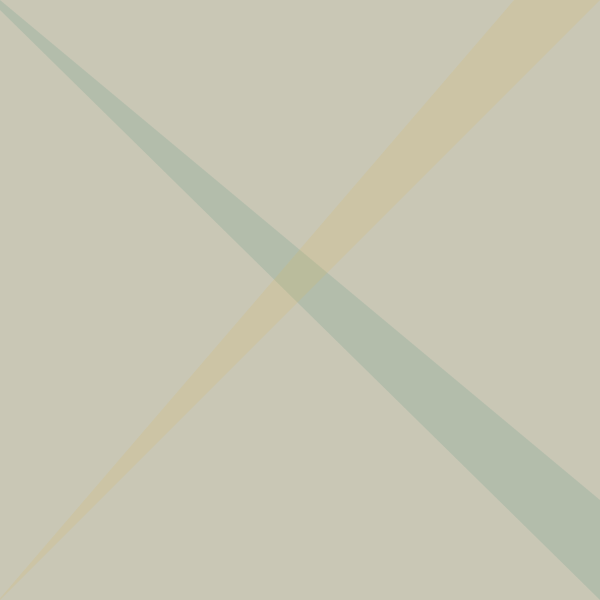
Frame 1 (no input)
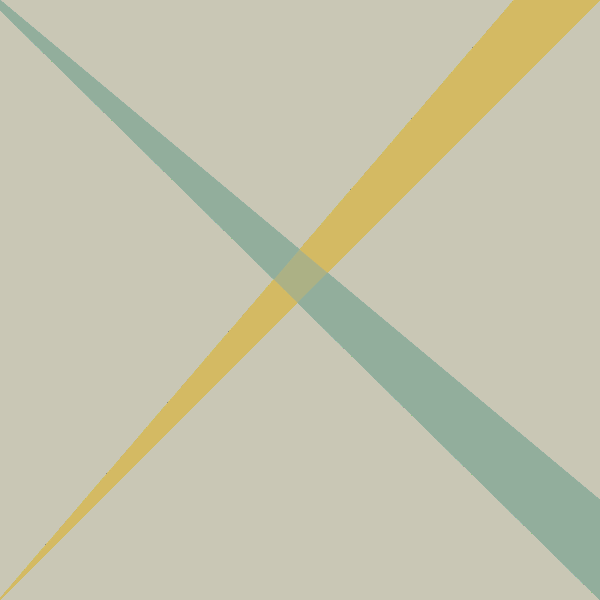
Frame 60 (the mouse pressed at the canvas centre just before this capture)
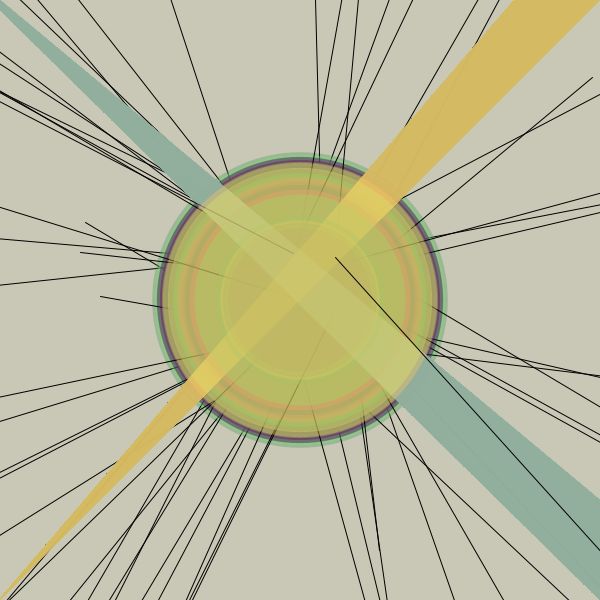
Frame 120 (the mouse held since frame 60 and released just before this capture)

The Processing sketch that drew these frames (run headless with seeded random() and noise(); from frame 60 on, the mouse is pressed at the canvas centre):

// Processing sketch: P_S1_Shape3
// ── P_S1_Shape3.pde
// @author: Tomas de Camino Beck
// Dinamic array use

void setup() {
  size(600, 600);
  stroke(0, 100);
  noFill();
  background(#C9C7B5);
}

void draw() {
  frameRate(12);
  noStroke();
  fill(#91AD9B,100);
  quad(0,0,width,height-100,width,height,0,10);
  fill(#D6B65F,50);
  quad(-10,height+10,width,-100,width,0,0,height);  
  if (mousePressed) {
    float r = random(10, 300);
    noStroke();
    fill(random(255), random(255), 100, 100);
    ellipse(mouseX, mouseY, r+10, r+10);
    fill(random(255), random(255), 100, 100);
    ellipse(mouseX, mouseY, r, r);
    stroke(0);
    line(mouseX+random(-50,50),mouseY+random(-50,50),mouseX+random(-1000,1000),mouseY+random(-1000,1000));
  }

}
